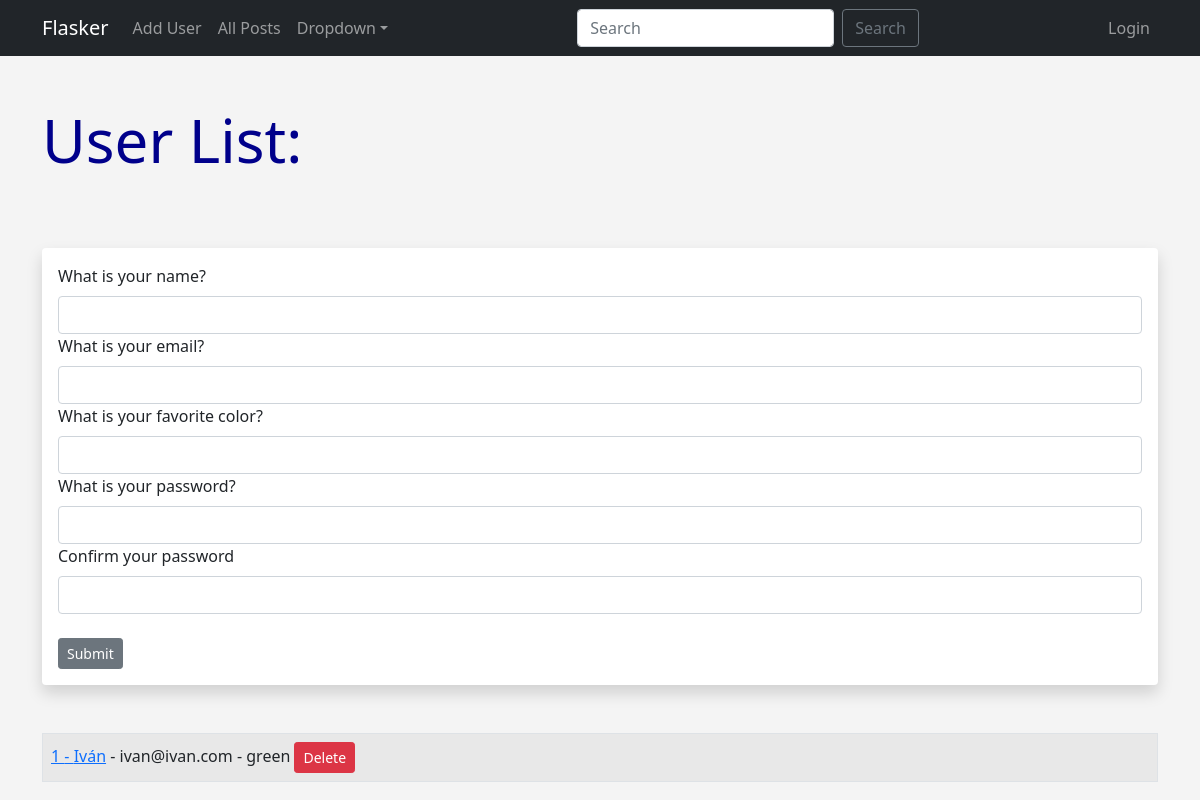
Screenshot of /user/add with the database file from the repository.
### app.py (models this page shows, shortened)
class Users(db.Model, UserMixin):
    id = db.Column(db.Integer, primary_key=True)
    name = db.Column(db.String(50), nullable=False)
    email = db.Column(db.String(50), nullable=False, unique=True)
    favorite_color = db.Column(db.String(50))
    date_added = db.Column(db.DateTime, default=datetime.utcnow)
    password_hash = db.Column(db.String(128))
    posts = db.relationship('Posts', backref='post_author', lazy=True)
    @property
    def password(self):
        raise AttributeError('Password is not a readable attribute')

### app.py (the view, shortened to what this page needs)
@app.route('/user/add', methods=['GET', 'POST'])
def add_user():
    name = None
    form = UserForm()
    all_users = Users.query.order_by(Users.date_added.desc()).all()
    return render_template('add_user.html',
                           name=name,
                           form=form,
                           all_users=all_users)

### webforms.py
class UserForm(FlaskForm):
    name = StringField('What is your name?', validators=[DataRequired()])
    email = StringField('What is your email?',
                        validators=[Email(), DataRequired()])
    favorite_color = StringField('What is your favorite color?')
    password_hash = PasswordField('What is your password?',
                                  validators=[
                                      DataRequired(),
                                      EqualTo('password_hash2',
                                              message='Passwords must match')
                                  ])
    password_hash2 = PasswordField('Confirm your password',
                                   validators=[DataRequired()])
    submit = SubmitField('Submit')

### templates/add_user.html (shortened to what this page needs)
{% extends 'base.html' %}
{% block content %}
{% if name %}
<h1 class="my-5">Hello {{ name }}!</h1>
<table class="table table-hover table-bordered table-striped">
    <tr>
        {% for user in all_users %}
        <td>
            <a href="{{ url_for('update_user', id=user.id) }}">{{ user.name }}</a> - {{ user.email }} -
            {{ user.favorite_color }}
        </td>
    </tr>
    {% endfor %}
</table>
{% else %}
<h1 class="my-5">User List:</h1>
<br>
<div class="shadow p-3 mb-5 bg-body rounded">
    <form method="post">
        {{ form.name.label(class='form-label') }}
        {{ form.name(class='form-control') }}
        {{ form.email.label(class='form-label') }}
        {{ form.email(class='form-control') }}
        {{ form.favorite_color.label(class='form-label') }}
        {{ form.favorite_color(class='form-control') }}
        {{ form.password_hash.label(class='form-label') }}
        {{ form.password_hash(class='form-control') }}
        {{ form.password_hash2.label(class='form-label') }}
        {{ form.password_hash2(class='form-control') }}
        <br>
        {{ form.submit(class='btn btn-secondary btn-sm') }}
    </form>
</div>
<table class="table table-hover table-bordered table-striped">
    <tr>
        {% for user in all_users %}
        <td>
            <a href="{{ url_for('update_user', id=user.id ) }}">{{ user.id }} - {{ user.name }}</a> - {{ user.email }} -
            {{ user.favorite_color }} <a href="{{ url_for('confirmation_delete', id=user.id) }}"
                class="btn btn-danger btn-sm">Delete</a>
        </td>
    </tr>
    {% endfor %}
</table>
{% endif %}
{% endblock content %}

### static/css/style.css (style rules this page uses)
h1 { color: darkblue; font-size: 60px; }
body { background-color: #f4f4f4; }

### rows the page displays
Users: id "1", name "Iván", email "ivan@ivan.com", favorite_color "green"
